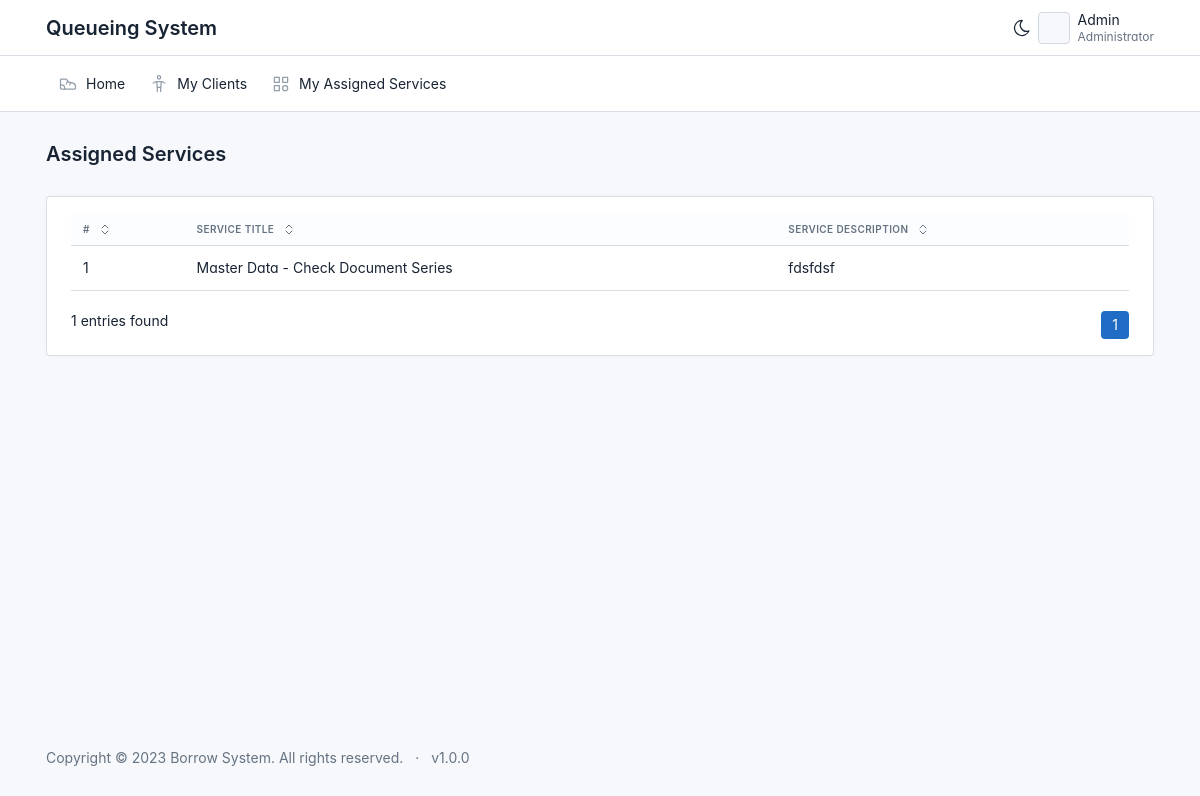
Before: /personnel/assigned-services.php with the older database file.
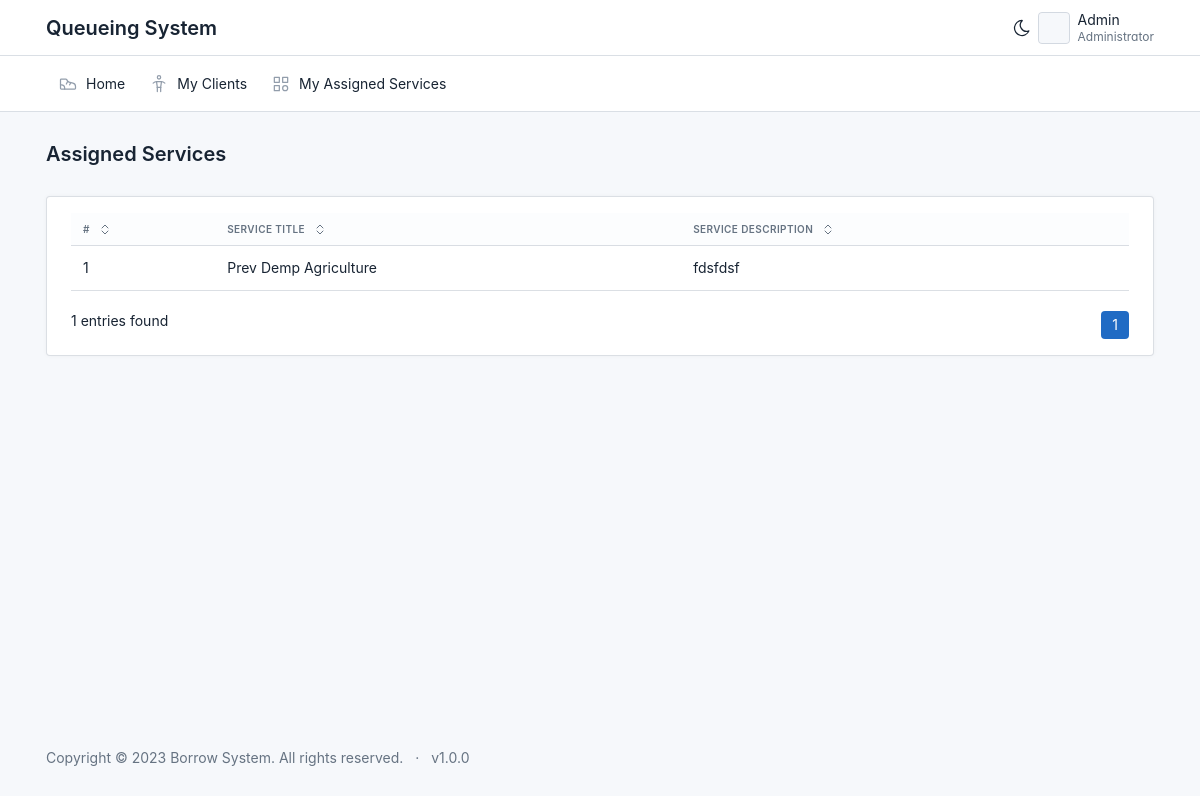
After: the same page with the newer database file.
### tables this page shows
CREATE TABLE IF NOT EXISTS `services` (
  `services_id` int NOT NULL AUTO_INCREMENT,
  `service_title` varchar(100) NOT NULL,
  `service_description` varchar(200) NOT NULL,
  `image` varchar(100) NOT NULL,
  `status` int NOT NULL DEFAULT '1',
  PRIMARY KEY (`services_id`)
);

### personnel/assigned-services.php (the view, shortened to what this page needs)
<?php
include '../drivers/connection.php';
?>
<!DOCTYPE html>
<html lang="en">
<?php include '../static/nav/head.php' ?>
<body>
  <div class="page">
    <?php include '../static/nav/topbar.php' ?>
    <?php include '../static/nav/navbar-personnel.php' ?>
    <div class="page-wrapper">
      <div class="page-header d-print-none">
        <div class="container-xl">
          <div class="row g-2 align-items-center">
            <div class="col">
              <h2 class="page-title">Assigned Services</h2>
            </div>
          </div>
        </div>
      </div>
      <div class="page-body">
        <div class="container-xl">
          <div class="card">
            <div class="card-body">
              <div id="listjs">
                <div id="table-default" class="table-responsive">
                  <table class="table" id="tables">
                    <thead>
                      <tr>
                        <th>
                          <button class="table-sort" data-sort="sort-id">
                            #
                          </button>
                        </th>
                        <th>
                          <button class="table-sort" data-sort="sort-id">
                            Service Title
                          </button>
                        </th>
                        <th>
                          <button class="table-sort" data-sort="sort-id">
                            Service Description
                          </button>
                        </th>
                      </tr>
                    </thead>
                    <tbody class="table-tbody">
                      <?php
                      $sql = "SELECT b.service_title,b.service_description FROM assign_service a INNER JOIN services b ON a.service_id=b.services_id where a.user_id=2";
                      $rs = $conn->query($sql);
                      $i = 1;
                      foreach ($rs as $rows) { ?>
                        <tr>
                          <td><?php echo $i++; ?></td>
                          <td><?php echo $rows['service_title'] ?></td>
                          <td><?php echo $rows['service_description'] ?></td>
                        </tr>
                      <?php } ?>
                    </tbody>
                  </table>
                  <br>
                  <div class="btn-toolbar">
                    <p class="mb-0" id="listjs-showing-items-label">Showing 0 items</p>
                    <ul class="pagination ms-auto mb-0"></ul>
                  </div>
                </div>
              </div>
            </div>
          </div>
        </div>
      </div>
      <?php include '../static/nav/footer.php'; ?>
      <?php include '../static/components/modal.php'; ?>
    </div>
</body>
</html>

Changed rows visible on the page:
changed services "fdsfdsf": service_title "Master Data - Check Document Series" → "Prev Demp Agriculture"
